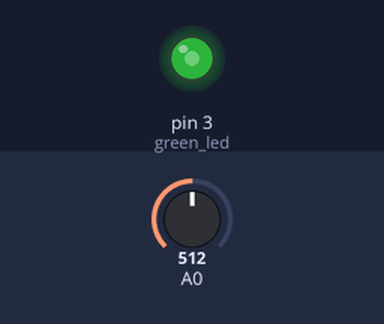
The sketch below on a simulated Arduino Uno, built with avr-gcc and run on an emulated ATmega328P. Shown: output pins drawn as LEDs (lit = HIGH). Inputs (shaded band) come from the test bench; at power-on: A0 = 512.

Above: at 1.2 s.
1.3 s: A0 set to 716
At 2.5 s:
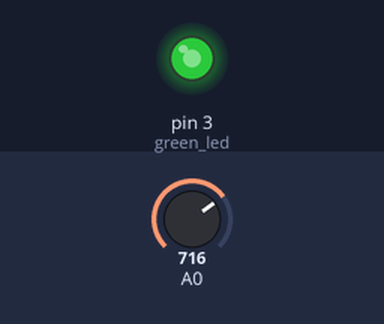
2.8 s: A0 set to 900
At 3.7 s:
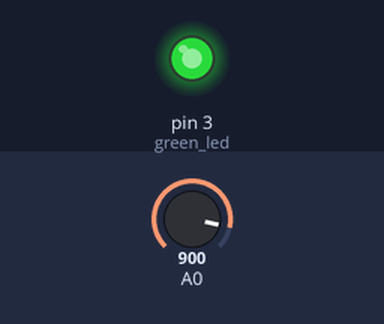
4.3 s: A0 set to 122
At 4.8 s:
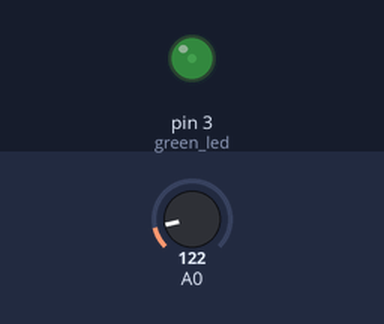
5.8 s: A0 set to 0
At 7.1 s:
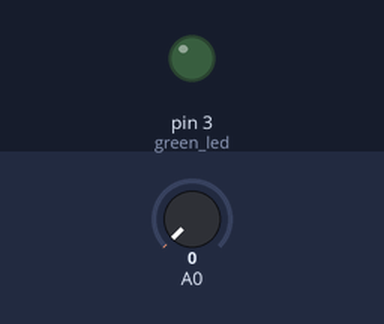
Timing chart, 0 to 8.3 s (numbered marks = the images above; inputs shaded):
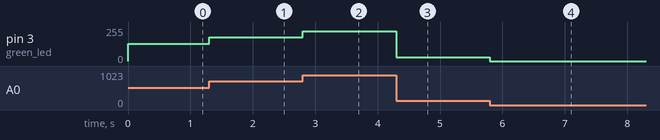

Measured:
- after the input at 1.3 s, pin 3 (green_led): 128/255 → 179/255 at once
- after the input at 2.8 s, pin 3 (green_led): 179/255 → 225/255 at once
- after the input at 4.3 s, pin 3 (green_led): 225/255 → 30/255 at once
- after the input at 5.8 s, pin 3 (green_led): 30/255 → 0/255 at once

The sketch:

checking_analog_signal_sketch.ino
```cpp
constexpr int green_led = 3;

void setup() {
  pinMode(green_led, OUTPUT);
  pinMode(A0, INPUT);
}

void loop() {
  int wire = analogRead(A0);
  int brightness = wire/4;
  analogWrite(green_led, brightness);
}
```
